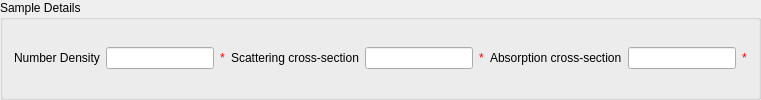
        <widget class="QGroupBox" name="absp_gbSample">
         <property name="title">
          <string>Sample Details</string>
         </property>
         <layout class="QGridLayout" name="gridLayout_8">
          <item row="0" column="0">
           <widget class="QLabel" name="absp_lbsamden">
            <property name="text">
             <string>Number Density</string>
            </property>
           </widget>
          </item>
          <item row="0" column="1">
           <widget class="QLineEdit" name="absp_lesamden">
            <property name="text">
             <string/>
            </property>
           </widget>
          </item>
          <item row="0" column="3">
           <widget class="QLabel" name="absp_lbsamsigs">
            <property name="text">
             <string>Scattering cross-section</string>
            </property>
           </widget>
          </item>
          <item row="0" column="4">
           <widget class="QLineEdit" name="absp_lesamsigs">
            <property name="text">
             <string/>
            </property>
           </widget>
          </item>
          <item row="0" column="6">
           <widget class="QLabel" name="absp_lbsamsiga">
            <property name="text">
             <string>Absorption cross-section</string>
            </property>
           </widget>
          </item>
          <item row="0" column="7">
           <widget class="QLineEdit" name="absp_lesamsiga">
            <property name="text">
             <string/>
            </property>
           </widget>
          </item>
          <item row="0" column="2">
           <widget class="QLabel" name="absp_valSamden">
            <property name="styleSheet">
             <string notr="true">color: rgb(255, 0, 0);</string>
            </property>
            <property name="text">
             <string>*</string>
            </property>
           </widget>
          </item>
          <item row="0" column="5">
           <widget class="QLabel" name="absp_valSamsigs">
            <property name="styleSheet">
             <string notr="true">color: rgb(255, 0, 0);</string>
            </property>
            <property name="text">
             <string>*</string>
            </property>
           </widget>
          </item>
          <item row="0" column="8">
           <widget class="QLabel" name="absp_valSamsiga">
            <property name="styleSheet">
             <string notr="true">color: rgb(255, 0, 0);</string>
            </property>
            <property name="text">
             <string>*</string>
            </property>
           </widget>
          </item>
         </layout>
        </widget>
